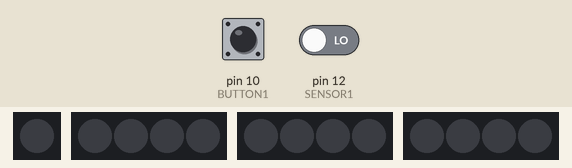
This sketch was run on a simulated Arduino Uno, built with avr-gcc and run on an emulated ATmega328P. On the bench: 1 RGB LEDs in strip order, left to right, 3 × 4 RGB LEDs in strip order, left to right. The test bench sets the inputs (shaded band); at power-on: pin 10 (BUTTON1) HIGH, pin 12 (SENSOR1) LOW. Dim RGB values are drawn brighter than linear.

Above: at 1.2 s.
1.3 s: pin 10 (BUTTON1) pulled LOW for 0.15 s
At 1.7 s:
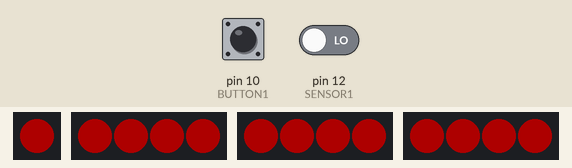
4.4 s: pin 10 (BUTTON1) pulled LOW for 1 s
At 7.6 s:
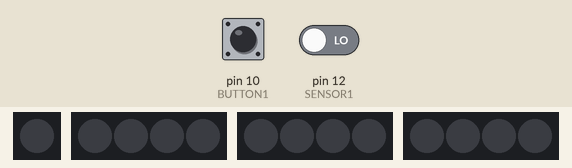
8.4 s: pin 10 (BUTTON1) pulled LOW for 3.2 s
At 9.2 s:
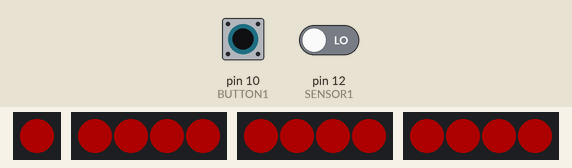
Timing chart, 0 to 15.5 s (numbered marks = the images above; inputs shaded):
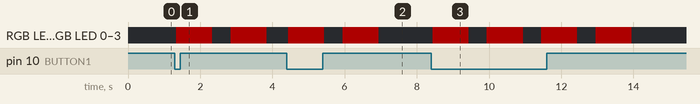

Measured:
- after the input at 1.3 s, RGB LED 0, RGB LED 0–3, RGB LED 0–3, RGB LED 0–3: alternates RGB(50, 0, 0) for 1.0 s and off for 0.51 s, starting at once
- after the input at 4.4 s, RGB LED 0, RGB LED 0–3, RGB LED 0–3, RGB LED 0–3: alternates RGB(50, 0, 0) for 1.0 s and off for 0.51 s, starting at once
- after the input at 8.4 s, RGB LED 0, RGB LED 0–3, RGB LED 0–3, RGB LED 0–3: alternates RGB(50, 0, 0) for 1.0 s and off for 0.50 s, 8 changes in all, then stays off, starting at once

The sketch:

MountainSafetyJacket_draft6.ino
```cpp
//Hannah Rudin 11.28.2017
//Making Studio Final Project: Mountain Safety Jacket draft1

//PURPOSE: allow wearer to adjust through several light settings using single analog soft-button.
// Use tilt switch to read user's motion: if wearer is motionless for more than 10s,
// lights will begin blinking endlessly until circuit is reset. (This timer will last longer on the actual
// product, but is short for demo purposes.)

#include <Adafruit_NeoPixel.h>
#include <Bounce2.h>

//Output Pins
#define PIXEL_PIN_L 6 //left arm
#define PIXEL_PIN_R 1 //right arm
#define PIXEL_PIN_H 9 //head
#define BOARD_PIXEL 8 //floraboard neopixel

#define BRIGHTNESS 50

//neopixel on FLORA board
Adafruit_NeoPixel floraboard = Adafruit_NeoPixel(1, BOARD_PIXEL, NEO_GRB + NEO_KHZ800);

// pixel strips
Adafruit_NeoPixel leftstrip = Adafruit_NeoPixel(4, PIXEL_PIN_L, NEO_GRB + NEO_KHZ800);
Adafruit_NeoPixel rightstrip = Adafruit_NeoPixel(4, PIXEL_PIN_R, NEO_GRB + NEO_KHZ800);
Adafruit_NeoPixel headstrip = Adafruit_NeoPixel(4, PIXEL_PIN_H, NEO_GRB + NEO_KHZ800);

Adafruit_NeoPixel strip[] = {floraboard,leftstrip,rightstrip,headstrip};
int numPix[] = {floraboard.numPixels(),leftstrip.numPixels(),rightstrip.numPixels(),headstrip.numPixels()};
#define NUMSTRIPS 4

//// timer 10s (~1000 counts of 10ms)
//#define TIMER_MAX_COUNT 1000
//int timercount = 0;

//tilt switch
#define SENSOR1 12 //for sensing movement (tilt switch)
Bounce sensor1 = Bounce();
int LEDstate = HIGH;      // the current state of the output pin
int reading;           // the current reading from the input pin
int previous = LOW;    // the previous reading from the input pin
long time = 0;
long timer_max = 360000; //time to blink trigger = 360s = 6 min

// toggle settings
#define BUTTON1 10 //for toggling settings
Bounce button1 = Bounce();
int buttonval;
int setting = 0;

void setup()
{
  Serial.begin(9600);
  pinMode(SENSOR1, INPUT); //set tilt switch sensor as input

  pinMode(BUTTON1, INPUT_PULLUP); //set toggle button sensor as input
  button1.attach(BUTTON1);
  button1.interval(30); // interval in ms

// initialize strips to off
for(int n = 0; n < NUMSTRIPS; n++)
{
    strip[n].setBrightness(BRIGHTNESS);
    strip[n].begin();
    strip[n].show();
}
}

void loop()
{
  //soft button
  button1.update();
  buttonval = button1.read();
  if(buttonval == LOW)
  {
    setting += 1;
    toggleLights(setting);
  }

if(setting > 3)
{
  setting = 0;
}

  //movement sensor
  int switchstate;
  reading = digitalRead(SENSOR1);
  // If the switch changed, due to bounce or pressing...
  if (reading != previous) {
    // reset the debouncing timer
    time = millis();
  }

  if ((millis() - time) > timer_max) {
     // whatever the switch is at, its been there for a long time
     endlessBlink();
}
previous = reading;

}

void toggleLights(int setting)
{

  switch(setting) {
    case 0:
      allOff();
      break;
    case 1:
      allBrightWhite();
      break;
    case 2:
      allHalfWhite();
      break;
    case 3:
      allBrightRed();
      break;
    case 4:
      exitBlink(4);
      break;
//    case 5:
//      wristsBrightWhite();
//      break;
    default:
      allOff();
  }
showStrips();
}

void endlessBlink()
{
  while(1)
  {
    allBrightRed();
    showStrips();
    delay(1000);
    allOff();
    showStrips();
    delay(500);
  }
}

void exitBlink(int setting)
{
  int current = setting;
  while(current == setting)
  {
    allBrightRed();
    showStrips();
    delay(1000);
    allOff();
    showStrips();
    delay(500);
    int button = digitalRead(BUTTON1);
    if(button == HIGH)
    {
      current += 1;
    }
  }
}

void allBrightWhite()
{
  for(int n = 0; n < NUMSTRIPS; n++)
  {
    strip[n].setBrightness(BRIGHTNESS);
    for(int p = 0; p < numPix[n]; p++)
    {
    strip[n].setPixelColor(p, strip[n].Color(255,255,255));
    }
  }
}

void allHalfWhite()
{
  for(int n = 0; n < NUMSTRIPS; n++)
  {
    strip[n].setBrightness(BRIGHTNESS/2);
    for(int p = 0; p < numPix[n]; p++)
    {
    strip[n].setPixelColor(p, strip[n].Color(255,255,255));
    }
  }
}

void allBrightRed()
{
  for(int n = 0; n < NUMSTRIPS; n++)
  {
    strip[n].setBrightness(BRIGHTNESS);
    for(int p = 0; p < numPix[n]; p++)
    {
    strip[n].setPixelColor(p, strip[n].Color(255,0,0));
    }
  }
}

void headBrightWhite()
{
  leftstrip.setBrightness(BRIGHTNESS);
  floraboard.setBrightness(BRIGHTNESS);

  for(int p = 0; p < 4; p++)
  {
    leftstrip.setPixelColor(p, leftstrip.Color(255,255,255));
  }
  floraboard.setPixelColor(1,floraboard.Color(255,255,255));
}

void wristsBrightWhite()
{
  leftstrip.setBrightness(BRIGHTNESS);
  floraboard.setBrightness(BRIGHTNESS);

  for(int p = 4; p < 12; p++)
  {
    leftstrip.setPixelColor(p, leftstrip.Color(255,255,255));
  }
  floraboard.setPixelColor(1,floraboard.Color(255,255,255));
}

void allOff()
{
  for(int n = 0; n < NUMSTRIPS; n++)
  {
    strip[n].setBrightness(BRIGHTNESS);
    for(int p = 0; p < numPix[n]; p++)
    {
    strip[n].setPixelColor(p, strip[n].Color(0,0,0));
    }
  }
}

void showStrips()
{
  for(int n = 0; n < NUMSTRIPS; n++)
  {
    strip[n].show();
  }
}
```
